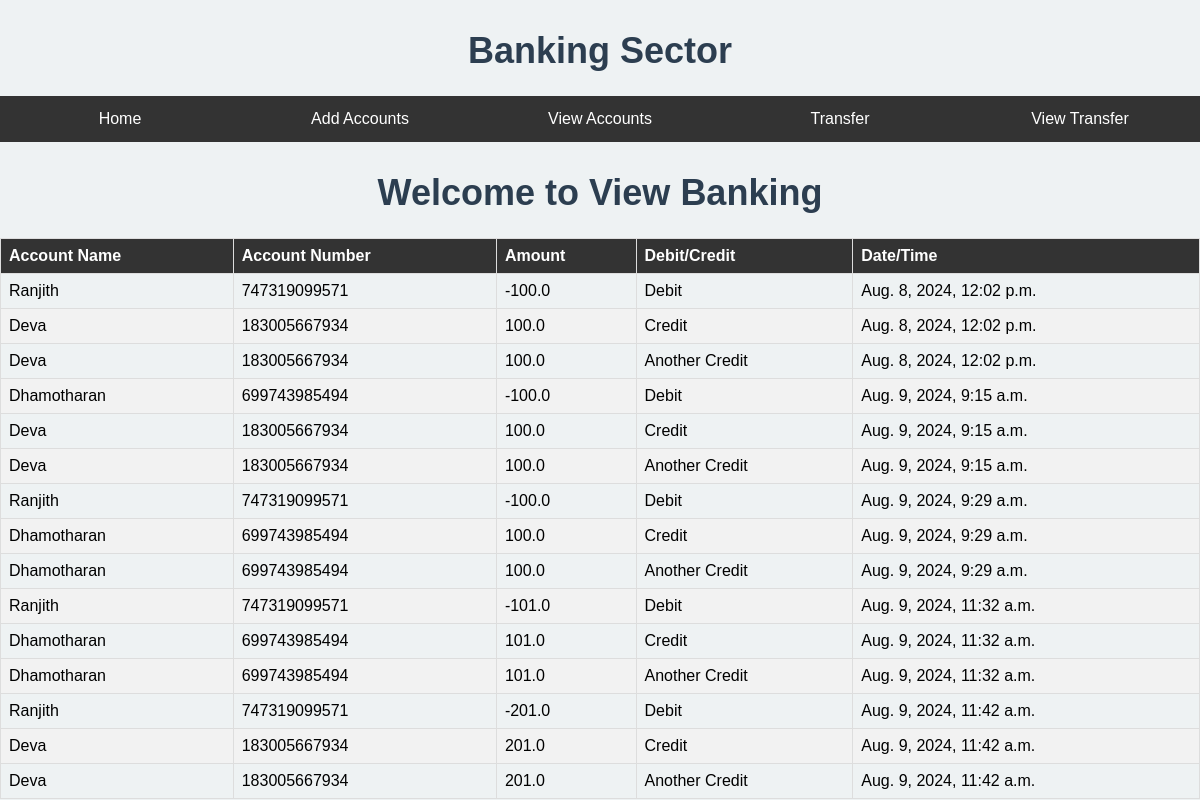
The app's page /Account/View_Transfer/ with its own data.
### Banking_app/models.py (models this page shows, shortened)
class Transfer(models.Model):
    sender = models.ForeignKey(Accounts, related_name='Senter_transfer', on_delete=models.CASCADE)
    receiver = models.ForeignKey(Accounts, related_name='receiver_transfer', on_delete=models.CASCADE)
    amount = models.FloatField()
    time = models.DateTimeField(auto_now_add=True)

class Accounts(models.Model):
    name = models.CharField(max_length=100, null=True)
    account_no = models.CharField(max_length=100, default=gen_ac_no, unique=True, editable=False)
    ac_balance = models.FloatField(default=1000)
    ph_number = models.CharField(max_length=10,validators=[RegexValidator(r'^\d{10}$', 'Phone number must be 10 digits numbers.')])
    date_of_birth = models.DateField('Date-Of-Birth(YYYY-MM-DD)')
    create_date = models.DateField(auto_now_add=True)

### Banking_app/views.py (the view)
# urls.py: path('View_Transfer/', view_transfer, name='View_Transfer'),
def view_transfer(request):
    transfers = Transfer.objects.all()
    return render(request, 'transfer_status.html', {'tf': transfers})

### front_end/templates/transfer_status.html
{% extends "base.html" %}
{% block content %}
<h1> Welcome to View Banking </h1>
<table>
    <thead>
        <tr>
            <th>Account Name</th>
            <th>Account Number</th>
            <th>Amount</th>
            <th>Debit/Credit</th>
            <th>Date/Time</th>
        </tr>
    </thead>
    <tbody>
        {% for tran in tf %}
        <tr>
            <td>{{ tran.sender.name }}</td>
            <td>{{ tran.sender.account_no }}</td>
            <td>-{{ tran.amount }}</td>
            <td>Debit</td>
            <td>{{ tran.time }}</td>
        </tr>
        <tr>
            <td>{{ tran.receiver.name }}</td>
            <td>{{ tran.receiver.account_no }}</td>
            <td>{{ tran.amount }}</td>
            <td>Credit</td>
            <td>{{ tran.time }}</td>
        </tr>
        <tr>
            <td>{{ tran.receiver.name }}</td>
            <td>{{ tran.receiver.account_no }}</td>
            <td>{{ tran.amount }}</td>
            <td>Another Credit</td>
            <td>{{ tran.time }}</td>
        </tr>
        {% endfor %}
    </tbody>
</table>
{% endblock %}

### front_end/templates/base.html (shortened to what this page needs)
{% load static %}
<!DOCTYPE html>
<html lang="en">
<head>
    <link rel="stylesheet" href="{% static 'styles.css' %}">
</head>
<body>
    <h1> Banking Sector</h1>
    {% include 'navbar.html' %}
    {% block content %}
    {% endblock %}
</body>
</html>

### front_end/templates/navbar.html
<nav class='navbar'>
    <ul>
        <li><a href="{% url 'home' %}">Home</a></li>
        <li><a href="{% url 'add' %}">Add Accounts</a></li>
        <li><a href="{% url 'view_ac' %}">View Accounts</a></li>
        <li><a href="{% url 'Transfer' %}">Transfer</a></li>
        <li><a href="{% url 'View_Transfer' %}">View Transfer</a></li>
    </ul>
</nav>

### front_end/static/styles.css (style rules this page uses)
.navbar { background-color: #333; overflow: hidden; }
.navbar ul { list-style-type: none; margin: 0; padding: 0; display: flex; }
.navbar ul li { flex: 1; }
.navbar ul li a { display: block; color: white; text-align: center; padding: 14px 16px; text-decoration: none; }
body { font-family: Arial, sans-serif; margin: 0; padding: 0; background-color: #f4f4f4; }
body { font-family: Arial, sans-serif; background-color: #eef2f3; margin: 0; padding: 0; }
h1 { text-align: center; color: #2c3e50; margin-top: 30px; font-size: 36px; }
table { width: 100%; border-collapse: collapse; margin-top: 20px; }
table th, table td { border: 1px solid #ddd; padding: 8px; text-align: left; }
table th { background-color: #333; color: white; }
table tr:nth-child(even) { background-color: #f2f2f2; }

### records on screen
Transfer: sender.name "Ranjith", sender.account_no "747319099571", amount "100.0", time "Aug. 8, 2024, 12:02 p.m.", receiver.name "Deva", receiver.account_no "183005667934"
Transfer: sender.name "Dhamotharan", sender.account_no "699743985494", amount "100.0", time "Aug. 9, 2024, 9:15 a.m.", receiver.name "Deva", receiver.account_no "183005667934"
Transfer: sender.name "Ranjith", sender.account_no "747319099571", amount "100.0", time "Aug. 9, 2024, 9:29 a.m.", receiver.name "Dhamotharan", receiver.account_no "699743985494"
Transfer: sender.name "Ranjith", sender.account_no "747319099571", amount "101.0", time "Aug. 9, 2024, 11:32 a.m.", receiver.name "Dhamotharan", receiver.account_no "699743985494"
Transfer: sender.name "Ranjith", sender.account_no "747319099571", amount "201.0", time "Aug. 9, 2024, 11:42 a.m.", receiver.name "Deva", receiver.account_no "183005667934"
